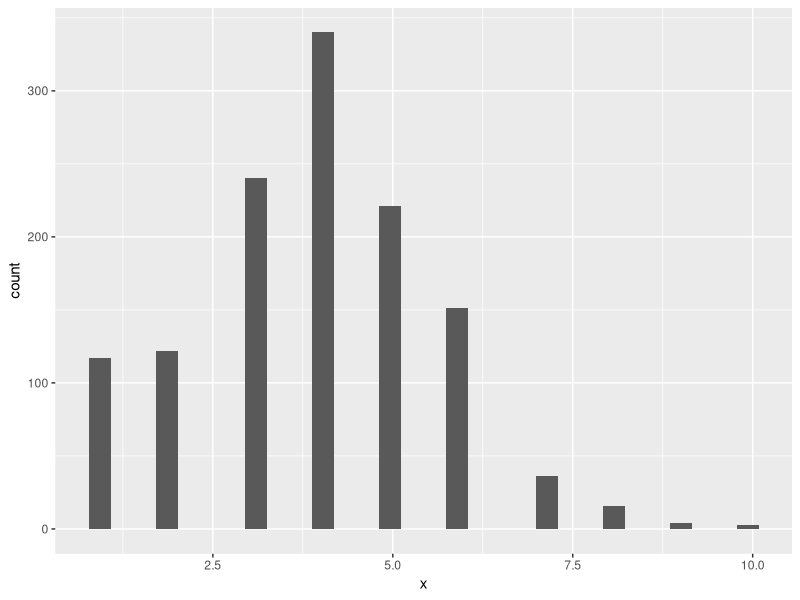
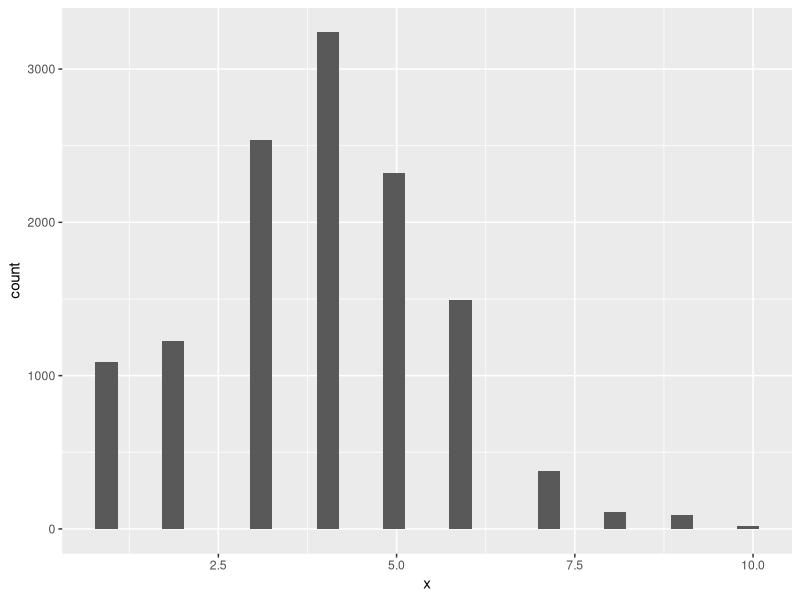
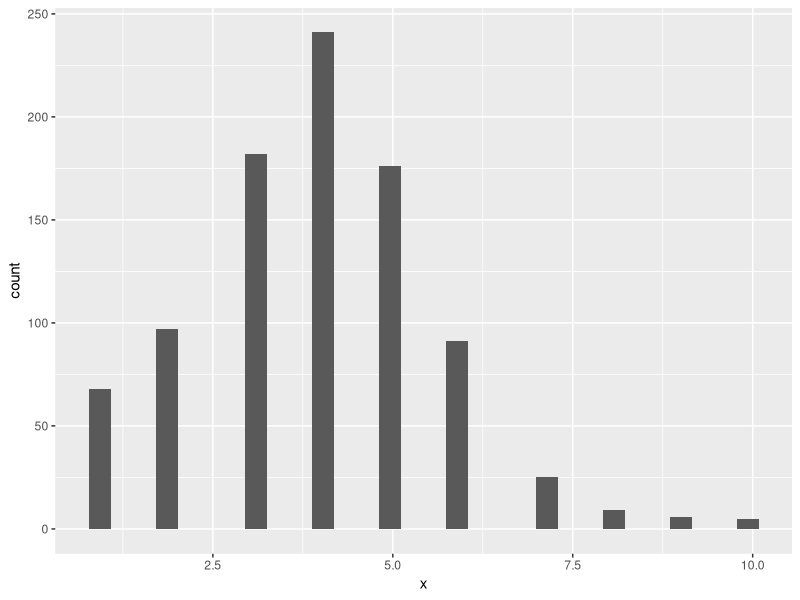

Recreate these plots in R, in order.
ipod <- sample(c(rep(1, 250),
                 rep(2,300),
                 rep(3, 600),
                 rep(4, 800),
                 rep(5, 550),
                 rep(6, 350),
                 rep(7, 100),
                 rep(8, 25),
                 rep(9, 20),
                 rep(10, 5)))
ipod
library(ggplot2)

#Lay 25 mau 50 lan
x <- NULL
for (i in c(1:50)){
  x <- c(x,sample(ipod,25))
}
x

playList <- data.frame(x)
playList
#Ve bieu do
p <- ggplot(playList, aes(x=x)) + 
  geom_histogram()
p
# xac suat xuat hien bai 6 phut tro len
a <- table(playList)
a
xs = (a[6]+a[7]+a[8]+a[9]+a[10])/(25*50)
xs

#Lay 25 mau 500 lan
x <- NULL
for (i in c(1:500)){
  x <- c(x,sample(ipod,25))
}
x

playList <- data.frame(x)
playList
#Ve bieu do
p <- ggplot(playList, aes(x=x)) + 
  geom_histogram()
p
# xac suat xuat hien bai 6 phut tro len
a <- table(playList)
xs = (a[6]+a[7]+a[8]+a[9]+a[10])/(25*500)
xs

#Lay 30 mau 30 lan
x <- NULL
for (i in c(1:30)){
  x <- c(x,sample(ipod,30))
}
x

playList <- data.frame(x)
playList
#Ve bieu do
p <- ggplot(playList, aes(x=x)) + 
  geom_histogram()
p
#Xac suat xuat hien bai 6 phut tro len
a <- table(playList)
xs = (a[6]+a[7]+a[8]+a[9]+a[10])/(30*30)
xs
